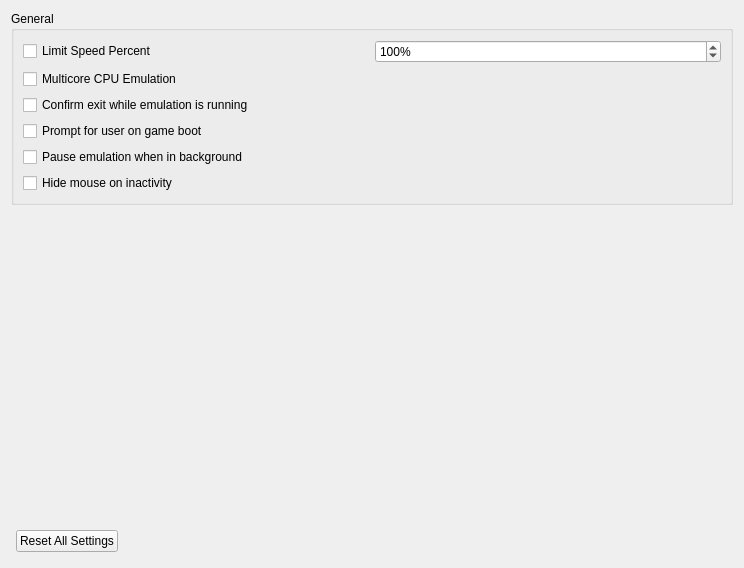
<?xml version="1.0" encoding="UTF-8"?>
<ui version="4.0">
 <class>ConfigureGeneral</class>
 <widget class="QWidget" name="ConfigureGeneral">
  <property name="geometry">
   <rect>
    <x>0</x>
    <y>0</y>
    <width>744</width>
    <height>568</height>
   </rect>
  </property>
  <property name="windowTitle">
   <string>Form</string>
  </property>
  <property name="accessibleName">
   <string>General</string>
  </property>
  <layout class="QHBoxLayout" name="HorizontalLayout">
   <item>
    <layout class="QVBoxLayout" name="VerticalLayout">
     <item>
      <widget class="QGroupBox" name="GeneralGroupBox">
       <property name="title">
        <string>General</string>
       </property>
       <layout class="QHBoxLayout" name="GeneralHorizontalLayout">
        <item>
         <layout class="QVBoxLayout" name="GeneralVerticalLayout">
          <item>
           <layout class="QHBoxLayout" name="horizontalLayout_2">
            <item>
             <widget class="QCheckBox" name="toggle_speed_limit">
              <property name="text">
               <string>Limit Speed Percent</string>
              </property>
             </widget>
            </item>
            <item>
             <widget class="QSpinBox" name="speed_limit">
              <property name="suffix">
               <string>%</string>
              </property>
              <property name="minimum">
               <number>1</number>
              </property>
              <property name="maximum">
               <number>9999</number>
              </property>
              <property name="value">
               <number>100</number>
              </property>
             </widget>
            </item>
           </layout>
          </item>
          <item>
           <widget class="QCheckBox" name="use_multi_core">
            <property name="text">
             <string>Multicore CPU Emulation</string>
            </property>
           </widget>
          </item>
          <item>
           <widget class="QCheckBox" name="toggle_check_exit">
            <property name="text">
             <string>Confirm exit while emulation is running</string>
            </property>
           </widget>
          </item>
          <item>
           <widget class="QCheckBox" name="toggle_user_on_boot">
            <property name="text">
             <string>Prompt for user on game boot</string>
            </property>
           </widget>
          </item>
          <item>
           <widget class="QCheckBox" name="toggle_background_pause">
            <property name="text">
             <string>Pause emulation when in background</string>
            </property>
           </widget>
          </item>
          <item>
           <widget class="QCheckBox" name="toggle_hide_mouse">
            <property name="text">
             <string>Hide mouse on inactivity</string>
            </property>
           </widget>
          </item>
         </layout>
        </item>
       </layout>
      </widget>
     </item>
     <item>
      <spacer name="verticalSpacer">
       <property name="orientation">
        <enum>Qt::Vertical</enum>
       </property>
       <property name="sizeHint" stdset="0">
        <size>
         <width>20</width>
         <height>40</height>
        </size>
       </property>
      </spacer>
     </item>
     <item>
      <layout class="QHBoxLayout" name="layout_reset">
       <property name="spacing">
        <number>6</number>
       </property>
       <property name="leftMargin">
        <number>5</number>
       </property>
       <property name="topMargin">
        <number>5</number>
       </property>
       <property name="rightMargin">
        <number>5</number>
       </property>
       <property name="bottomMargin">
        <number>5</number>
       </property>
       <item>
        <widget class="QPushButton" name="button_reset_defaults">
         <property name="text">
          <string>Reset All Settings</string>
         </property>
        </widget>
       </item>
       <item>
        <spacer name="spacer_reset">
         <property name="orientation">
          <enum>Qt::Horizontal</enum>
         </property>
         <property name="sizeHint" stdset="0">
          <size>
           <width>40</width>
           <height>20</height>
          </size>
         </property>
        </spacer>
       </item>
      </layout>
     </item>
    </layout>
   </item>
  </layout>
 </widget>
 <resources/>
 <connections/>
</ui>
